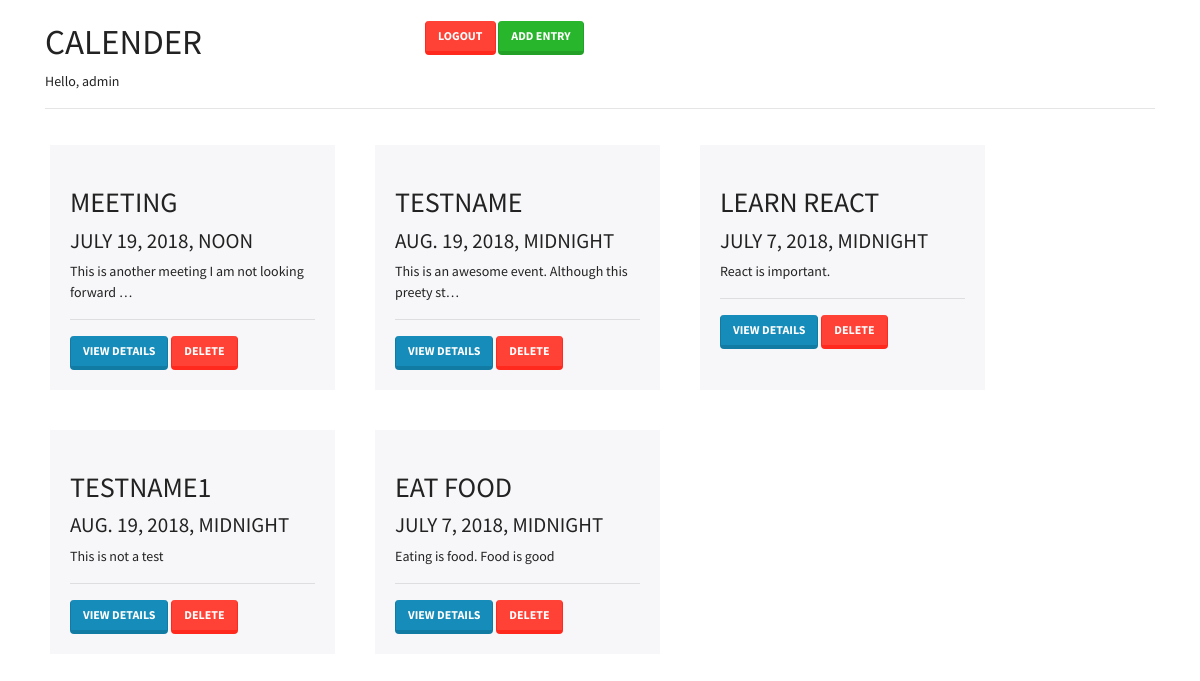
Page /calendar (signed in) on the committed database.
### myapp/models.py (models this page shows, shortened)
class Entry(models.Model):
    name = models.CharField(max_length=100)
    author = models.ForeignKey(User, on_delete=models.CASCADE)
    date = models.DateTimeField()
    description = models.TextField()
    created = models.DateTimeField(auto_now_add=True)

### myapp/views.py (the view)
# urls.py: path('calendar',views.calender,name='calender'),
@login_required
def calender(req):
    entries = Entry.objects.filter(author=req.user)
    return render(req,'myapp/calender.html',{'entries':entries})

### myapp/templates/myapp/calender.html
{% extends 'myapp/base.html' %}
{% block content %}
<div class="container">
    <br />
    <div class="row">
        <div class="col-lg-4">
            <h1 >calender</h1>
            {% if request.user.is_authenticated %}
                <span>Hello, {{ request.user.username }}</span>
            {% endif %}
        </div>
        <div class="col-lg-8">
            <a href="{% url 'logout' %}" class="btn btn-danger">logout</a>
            <a href="{% url 'add' %}" class="btn btn-success">Add Entry</a>
        </div>
    </div>
    <hr />
    <div class="row">
        {% if entries %}
            {% for entry in entries %}
                {% include 'myapp/_calender_entry.html' %}
            {% endfor %}
        {% else %}
            <div class="col-lg-12">
                No entries found :(
            </div>
        {% endif %}
    </div>
</div>
{% endblock %}

### myapp/templates/myapp/base.html (shortened to what this page needs)
<!DOCTYPE html>
<html lang="en">
<head>
    {% load static %}
    <link rel="stylesheet" href="{% static 'myapp/css/bootstrap.css' %}" type="text/css" />
    <link rel="stylesheet" href="{% static 'myapp/css/styles.css' %}" type="text/css" />
</head>
<body>
    {% block content %}
    {% endblock %}
</body>
</html>

### myapp/templates/myapp/_calender_entry.html
<div class="calender_entry col-lg-3">
            <br />
            <h2>{{ entry.name }}</h2>
            <h4>{{ entry.date }}</h4>
            <p class="description">{{ entry.description|truncatechars:50 }}</p>
            <hr />
            <button onclick="window.location='{% url 'details' pk=entry.id %}'" class="btn btn-primary">View Details</button>
            <button data-id="{{ entry.id }}" onclick="deleteCalenderEntry(this)" class="btn btn-danger">Delete</button>
</div>

### myapp/static/myapp/css/styles.css (style rules this page uses)
.calender_entry { background-color: #f7f7f9; margin:20px; padding:20px; }
h1,h2,h3,h4,h5,h6 { text-transform: uppercase; }

### rows in the picture
Entry: name "MEETING", date "JULY 19, 2018, NOON", description "This is another meeting I am not looking forward …"
Entry: name "TESTNAME", date "AUG. 19, 2018, MIDNIGHT", description "This is an awesome event. Although this preety st…"
Entry: name "LEARN REACT", date "JULY 7, 2018, MIDNIGHT", description "React is important."
Entry: name "TESTNAME1", date "AUG. 19, 2018, MIDNIGHT", description "This is not a test"
Entry: name "EAT FOOD", date "JULY 7, 2018, MIDNIGHT", description "Eating is food. Food is good"

### other values in the picture
{{ request.user.username }} "admin"
